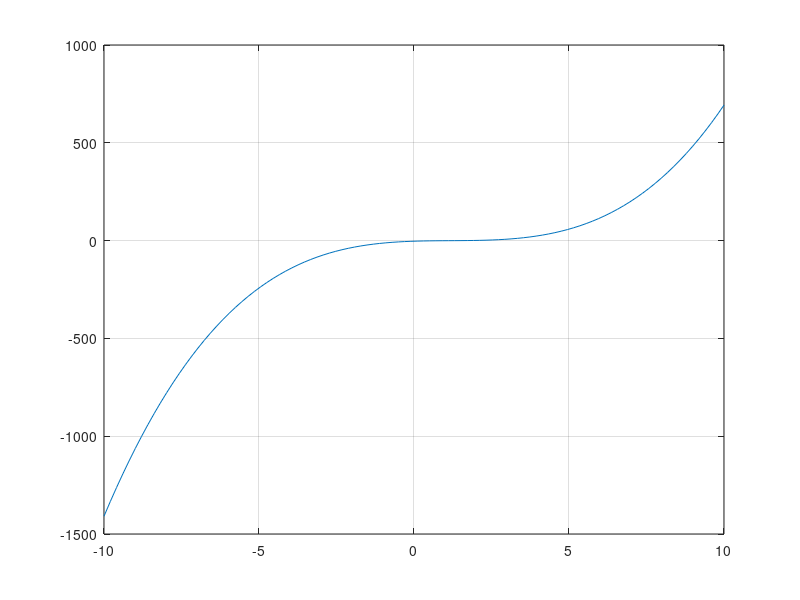

Recreate this plot in MATLAB. (Note: this script raises an error after producing the figure.)
P=[1 -3.55 5.1 -3.1];
x=linspace(-10,10);
F=polyval(P,x);
plot(x,F);
grid on

format short
R=roots(P);
R=R(imag(R)==0);
disp(R)
%%
%3-a
P=[ 2 -3 4 -5 6];
Q=[1 -3 1];
[r,s]= deconv(P,Q)
%%
%3-b
P=[1 -3 -1 -1];
Q=[3 -2 1];
[r,s]= deconv(P,Q)
%%
%4
%%
%6
P=[1 4 1 -6]; 
%чтобы не перемножать дроби: 
% syms x 
% Q=sym2poly((x-1)*(x+2)*(x+3));
[r,s,k]=residue([1 0 0],P);
disp(r)
disp(s)
disp(k)
%%
%6-b 
syms x 
Q=sym2poly((x-1)*(x^2+1));
[r,s,k]=residue([1 3],Q);
disp(r)
disp(s)
disp(k)
%%
%6-c
syms x 
Q=sym2poly(x^4-1);
[r,s,k]=residue([1 0 0],Q);
disp(r)
disp(s)
disp(k)


    
